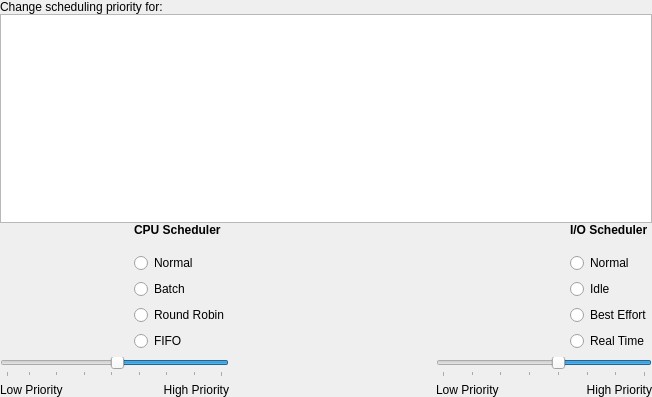
<ui version="4.0" >
 <class>ReniceDlgUi</class>
 <widget class="QWidget" name="ReniceDlgUi" >
  <property name="geometry" >
   <rect>
    <x>0</x>
    <y>0</y>
    <width>652</width>
    <height>397</height>
   </rect>
  </property>
  <layout class="QVBoxLayout" >
   <property name="spacing" >
    <number>0</number>
   </property>
   <property name="margin" >
    <number>0</number>
   </property>
   <item>
    <widget class="QLabel" name="lblMessage1" >
     <property name="text" >
      <string>Change scheduling priority for:</string>
     </property>
     <property name="alignment" >
      <set>Qt::AlignVCenter</set>
     </property>
     <property name="wordWrap" >
      <bool>true</bool>
     </property>
    </widget>
   </item>
   <item>
    <widget class="QListWidget" name="listWidget" >
     <property name="sizePolicy" >
      <sizepolicy vsizetype="Preferred" hsizetype="Preferred" >
       <horstretch>0</horstretch>
       <verstretch>1</verstretch>
      </sizepolicy>
     </property>
     <property name="contextMenuPolicy" >
      <enum>Qt::NoContextMenu</enum>
     </property>
     <property name="selectionMode" >
      <enum>QAbstractItemView::NoSelection</enum>
     </property>
     <property name="uniformItemSizes" >
      <bool>true</bool>
     </property>
    </widget>
   </item>
   <item>
    <layout class="QGridLayout" >
     <item row="0" column="0" >
      <widget class="QLabel" name="imgCPU" >
       <property name="minimumSize" >
        <size>
         <width>128</width>
         <height>128</height>
        </size>
       </property>
       <property name="maximumSize" >
        <size>
         <width>128</width>
         <height>128</height>
        </size>
       </property>
       <property name="text" >
        <string/>
       </property>
       <property name="textFormat" >
        <enum>Qt::AutoText</enum>
       </property>
       <property name="pixmap" >
        <pixmap/>
       </property>
      </widget>
     </item>
     <item row="0" column="1" >
      <layout class="QVBoxLayout" >
       <item>
        <widget class="QLabel" name="label" >
         <property name="font" >
          <font>
           <weight>75</weight>
           <bold>true</bold>
          </font>
         </property>
         <property name="text" >
          <string>CPU Scheduler</string>
         </property>
         <property name="alignment" >
          <set>Qt::AlignLeading|Qt::AlignLeft|Qt::AlignTop</set>
         </property>
        </widget>
       </item>
       <item>
        <widget class="QRadioButton" name="radioNormal" >
         <property name="toolTip" >
          <string>&lt;html>&lt;head>&lt;meta name="qrichtext" content="1" />&lt;style type="text/css">
p, li { white-space: pre-wrap; }
&lt;/style>&lt;/head>&lt;body style=" font-family:'Sans Serif'; font-size:9pt; font-weight:400; font-style:normal;">
&lt;p style=" margin-top:0px; margin-bottom:0px; margin-left:0px; margin-right:0px; -qt-block-indent:0; text-indent:0px;">The standard time-sharing scheduler for processes without special requirements.&lt;/p>&lt;/body>&lt;/html></string>
         </property>
         <property name="whatsThis" >
          <string>&lt;html>&lt;head>&lt;meta name="qrichtext" content="1" />&lt;style type="text/css">
p, li { white-space: pre-wrap; }
&lt;/style>&lt;/head>&lt;body style=" font-family:'Sans Serif'; font-size:9pt; font-weight:400; font-style:normal;">
&lt;p style=" margin-top:0px; margin-bottom:0px; margin-left:0px; margin-right:0px; -qt-block-indent:0; text-indent:0px;">&lt;span style=" font-weight:600;">Normal Scheduling: Default Linux time-sharing  (Other)&lt;/span>&lt;/p>
&lt;p style=" margin-top:0px; margin-bottom:0px; margin-left:0px; margin-right:0px; -qt-block-indent:0; text-indent:0px; font-weight:600;">Normal&lt;span style=" font-weight:400;"> is the standard Linux time-sharing scheduler that is intended for all processes that do not  require special static priority real-time mechanisms. The process to run is chosen from the list of other&lt;/span> Normal&lt;span style=" font-weight:400;"> or &lt;/span>Batch&lt;span style=" font-weight:400;"> processes based on a dynamic priority that is determined only inside this list. The dynamic priority is based on the priority level given and increased for each time-quantum the process is ready to run, but denied to run by the scheduler. This ensures fair progress among all Normal processes.&lt;/span>&lt;/p>&lt;/body>&lt;/html></string>
         </property>
         <property name="text" >
          <string>Normal</string>
         </property>
        </widget>
       </item>
       <item>
        <widget class="QRadioButton" name="radioBatch" >
         <property name="toolTip" >
          <string>&lt;html>&lt;head>&lt;meta name="qrichtext" content="1" />&lt;style type="text/css">
p, li { white-space: pre-wrap; }
&lt;/style>&lt;/head>&lt;body style=" font-family:'Sans Serif'; font-size:9pt; font-weight:400; font-style:normal;">
&lt;p style=" margin-top:0px; margin-bottom:0px; margin-left:0px; margin-right:0px; -qt-block-indent:0; text-indent:0px;">For CPU-intensive non-interactive processes.  Process is mildly disfavored in scheduling decisions.&lt;/p>&lt;/body>&lt;/html></string>
         </property>
         <property name="whatsThis" >
          <string>&lt;html>&lt;head>&lt;meta name="qrichtext" content="1" />&lt;style type="text/css">
p, li { white-space: pre-wrap; }
&lt;/style>&lt;/head>&lt;body style=" font-family:'Sans Serif'; font-size:9pt; font-weight:400; font-style:normal;">
&lt;p style=" margin-top:0px; margin-bottom:0px; margin-left:0px; margin-right:0px; -qt-block-indent:0; text-indent:0px;">&lt;span style=" font-weight:600;">Batch Scheduling&lt;/span>&lt;/p>
&lt;p style=" margin-top:0px; margin-bottom:0px; margin-left:0px; margin-right:0px; -qt-block-indent:0; text-indent:0px; font-weight:600;">&lt;span style=" font-weight:400; font-style:italic;">(Since Linux 2.6.16.)&lt;/span>&lt;span style=" font-weight:400;"> This policy is similar to &lt;/span>Normal&lt;span style=" font-weight:400;">, except that this policy will cause the scheduler to always assume that the process is CPU-intensive.  Consequently, the scheduler will apply a small scheduling penalty so that this process is mildly disfavored in scheduling decisions. This policy is useful for workloads that are non-interactive, but do not want to lower their nice value, and for workloads that want a deterministic scheduling policy without interactivity causing extra preemptions (between the workload's tasks).&lt;/span>&lt;/p>&lt;/body>&lt;/html></string>
         </property>
         <property name="text" >
          <string>Batch</string>
         </property>
        </widget>
       </item>
       <item>
        <widget class="QRadioButton" name="radioRR" >
         <property name="toolTip" >
          <string>&lt;html>&lt;head>&lt;meta name="qrichtext" content="1" />&lt;style type="text/css">
p, li { white-space: pre-wrap; }
&lt;/style>&lt;/head>&lt;body style=" font-family:'Sans Serif'; font-size:9pt; font-weight:400; font-style:normal;">
&lt;p style=" margin-top:0px; margin-bottom:0px; margin-left:0px; margin-right:0px; -qt-block-indent:0; text-indent:0px;">Process will run whenever runnable.  Higher priority than Normal or Batch.  Has Timeslicing.&lt;/p>&lt;/body>&lt;/html></string>
         </property>
         <property name="whatsThis" >
          <string>&lt;html>&lt;head>&lt;meta name="qrichtext" content="1" />&lt;style type="text/css">
p, li { white-space: pre-wrap; }
&lt;/style>&lt;/head>&lt;body style=" font-family:'Sans Serif'; font-size:9pt; font-weight:400; font-style:normal;">
&lt;p style=" margin-top:0px; margin-bottom:0px; margin-left:0px; margin-right:0px; -qt-block-indent:0; text-indent:0px;">&lt;span style=" font-weight:600;">Round Robin Scheduling&lt;/span>&lt;/p>
&lt;p style=" margin-top:0px; margin-bottom:0px; margin-left:0px; margin-right:0px; -qt-block-indent:0; text-indent:0px;">&lt;span style=" font-weight:600;">Round Robin&lt;/span> is a simple enhancement of &lt;span style=" font-weight:600;">FIFO&lt;/span>.  Everything described below for &lt;span style=" font-weight:600;">FIFO&lt;/span> also applies to &lt;span style=" font-weight:600;">Round Robin&lt;/span>, except that each process is only allowed to run for a maximum time quantum.&lt;/p>&lt;/body>&lt;/html></string>
         </property>
         <property name="text" >
          <string>Round Robin</string>
         </property>
        </widget>
       </item>
       <item>
        <widget class="QRadioButton" name="radioFIFO" >
         <property name="toolTip" >
          <string>&lt;html>&lt;head>&lt;meta name="qrichtext" content="1" />&lt;style type="text/css">
p, li { white-space: pre-wrap; }
&lt;/style>&lt;/head>&lt;body style=" font-family:'Sans Serif'; font-size:9pt; font-weight:400; font-style:normal;">
&lt;p style=" margin-top:0px; margin-bottom:0px; margin-left:0px; margin-right:0px; -qt-block-indent:0; text-indent:0px;">Process will run whenever runnable.  Higher priority than Normal or Batch.  No timeslicing.&lt;/p>&lt;/body>&lt;/html></string>
         </property>
         <property name="whatsThis" >
          <string>&lt;html>&lt;head>&lt;meta name="qrichtext" content="1" />&lt;style type="text/css">
p, li { white-space: pre-wrap; }
&lt;/style>&lt;/head>&lt;body style=" font-family:'Sans Serif'; font-size:9pt; font-weight:400; font-style:normal;">
&lt;p style=" margin-top:0px; margin-bottom:0px; margin-left:0px; margin-right:0px; -qt-block-indent:0; text-indent:0px;">&lt;span style=" font-weight:600;">First In-First Out Scheduling&lt;/span>&lt;/p>
&lt;p style=" margin-top:0px; margin-bottom:0px; margin-left:0px; margin-right:0px; -qt-block-indent:0; text-indent:0px;">When  a  &lt;span style=" font-weight:600;">FIFO&lt;/span> process  becomes  runnable,  it  will always immediately preempt any currently running &lt;span style=" font-weight:600;">Normal&lt;/span> or &lt;span style=" font-weight:600;">Batch&lt;/span> process.&lt;/p>&lt;/body>&lt;/html></string>
         </property>
         <property name="text" >
          <string>FIFO</string>
         </property>
        </widget>
       </item>
      </layout>
     </item>
     <item row="0" column="2" >
      <spacer>
       <property name="orientation" >
        <enum>Qt::Horizontal</enum>
       </property>
       <property name="sizeType" >
        <enum>QSizePolicy::MinimumExpanding</enum>
       </property>
       <property name="sizeHint" stdset="0" >
        <size>
         <width>40</width>
         <height>20</height>
        </size>
       </property>
      </spacer>
     </item>
     <item row="0" column="3" >
      <widget class="QLabel" name="imgIO" >
       <property name="minimumSize" >
        <size>
         <width>128</width>
         <height>128</height>
        </size>
       </property>
       <property name="maximumSize" >
        <size>
         <width>128</width>
         <height>128</height>
        </size>
       </property>
       <property name="text" >
        <string/>
       </property>
       <property name="pixmap" >
        <pixmap/>
       </property>
      </widget>
     </item>
     <item row="0" column="4" >
      <layout class="QVBoxLayout" >
       <item>
        <widget class="QLabel" name="label_3" >
         <property name="maximumSize" >
          <size>
           <width>16777215</width>
           <height>26</height>
          </size>
         </property>
         <property name="font" >
          <font>
           <weight>75</weight>
           <bold>true</bold>
          </font>
         </property>
         <property name="text" >
          <string>I/O Scheduler</string>
         </property>
         <property name="alignment" >
          <set>Qt::AlignLeading|Qt::AlignLeft|Qt::AlignTop</set>
         </property>
        </widget>
       </item>
       <item>
        <widget class="QRadioButton" name="radioIONormal" >
         <property name="toolTip" >
          <string>&lt;html>&lt;head>&lt;meta name="qrichtext" content="1" />&lt;style type="text/css">
p, li { white-space: pre-wrap; }
&lt;/style>&lt;/head>&lt;body style=" font-family:'Sans Serif'; font-size:9pt; font-weight:400; font-style:normal;">
&lt;p style=" margin-top:0px; margin-bottom:0px; margin-left:0px; margin-right:0px; -qt-block-indent:0; text-indent:0px;">Process's priority is based on the CPU priority&lt;/p>&lt;/body>&lt;/html></string>
         </property>
         <property name="whatsThis" >
          <string>&lt;html>&lt;head>&lt;meta name="qrichtext" content="1" />&lt;style type="text/css">
p, li { white-space: pre-wrap; }
&lt;/style>&lt;/head>&lt;body style=" font-family:'Sans Serif'; font-size:9pt; font-weight:400; font-style:normal;">
&lt;p style=" margin-top:0px; margin-bottom:0px; margin-left:0px; margin-right:0px; -qt-block-indent:0; text-indent:0px;">&lt;span style=" font-weight:600;">Normal Scheduling&lt;/span>&lt;/p>
&lt;p style=" margin-top:0px; margin-bottom:0px; margin-left:0px; margin-right:0px; -qt-block-indent:0; text-indent:0px;">This is the same as &lt;span style=" font-weight:600;">Best Effort&lt;/span> scheduling, except that the priority is calculated automatically based on the CPU priority.  Processes with a higher priority will take priority for access to the hard disk.  Programs running at the same &lt;span style=" font-weight:600;">Best Effort/Normal&lt;/span> priority are served in a &lt;span style=" font-weight:600;">Round Robin&lt;/span> fashion.&lt;/p>&lt;/body>&lt;/html></string>
         </property>
         <property name="text" >
          <string>Normal</string>
         </property>
        </widget>
       </item>
       <item>
        <widget class="QRadioButton" name="radioIdle" >
         <property name="toolTip" >
          <string>&lt;html>&lt;head>&lt;meta name="qrichtext" content="1" />&lt;style type="text/css">
p, li { white-space: pre-wrap; }
&lt;/style>&lt;/head>&lt;body style=" font-family:'Sans Serif'; font-size:9pt; font-weight:400; font-style:normal;">
&lt;p style=" margin-top:0px; margin-bottom:0px; margin-left:0px; margin-right:0px; -qt-block-indent:0; text-indent:0px;">Process can only use the hard disk when no other process has used it very recently.&lt;/p>&lt;/body>&lt;/html></string>
         </property>
         <property name="whatsThis" >
          <string>&lt;html>&lt;head>&lt;meta name="qrichtext" content="1" />&lt;style type="text/css">
p, li { white-space: pre-wrap; }
&lt;/style>&lt;/head>&lt;body style=" font-family:'Sans Serif'; font-size:9pt; font-weight:400; font-style:normal;">
&lt;p style=" margin-top:0px; margin-bottom:0px; margin-left:0px; margin-right:0px; -qt-block-indent:0; text-indent:0px;">&lt;span style=" font-weight:600;">Idle Scheduling&lt;/span>&lt;/p>
&lt;p style=" margin-top:0px; margin-bottom:0px; margin-left:0px; margin-right:0px; -qt-block-indent:0; text-indent:0px;">A  program running with &lt;span style=" font-weight:600;">Idle&lt;/span> I/O priority will only get disk time when no other program has asked for disk I/O for a defined grace period. The impact of &lt;span style=" font-weight:600;">Idle&lt;/span> I/O processes on normal system activity should be zero. Priority is not applicable to this scheduling class.&lt;/p>&lt;/body>&lt;/html></string>
         </property>
         <property name="text" >
          <string>Idle</string>
         </property>
        </widget>
       </item>
       <item>
        <widget class="QRadioButton" name="radioBestEffort" >
         <property name="toolTip" >
          <string>&lt;html>&lt;head>&lt;meta name="qrichtext" content="1" />&lt;style type="text/css">
p, li { white-space: pre-wrap; }
&lt;/style>&lt;/head>&lt;body style=" font-family:'Sans Serif'; font-size:9pt; font-weight:400; font-style:normal;">
&lt;p style=" margin-top:0px; margin-bottom:0px; margin-left:0px; margin-right:0px; -qt-block-indent:0; text-indent:0px;">Process is given higher priority to access the hard disk than Normal.&lt;/p>&lt;/body>&lt;/html></string>
         </property>
         <property name="whatsThis" >
          <string>&lt;html>&lt;head>&lt;meta name="qrichtext" content="1" />&lt;style type="text/css">
p, li { white-space: pre-wrap; }
&lt;/style>&lt;/head>&lt;body style=" font-family:'Sans Serif'; font-size:9pt; font-weight:400; font-style:normal;">
&lt;p style=" margin-top:0px; margin-bottom:0px; margin-left:0px; margin-right:0px; -qt-block-indent:0; text-indent:0px;">&lt;span style=" font-weight:600;">Best Effort Scheduling&lt;/span>&lt;/p>
&lt;p style=" margin-top:0px; margin-bottom:0px; margin-left:0px; margin-right:0px; -qt-block-indent:0; text-indent:0px;">Processes with a higher priority will take priority for access to the hard disk.  Programs running at the same &lt;span style=" font-weight:600;">Best Effort/Normal&lt;/span> priority are served in a &lt;span style=" font-weight:600;">Round Robin&lt;/span> fashion.&lt;/p>&lt;/body>&lt;/html></string>
         </property>
         <property name="text" >
          <string>Best Effort</string>
         </property>
        </widget>
       </item>
       <item>
        <widget class="QRadioButton" name="radioRealTime" >
         <property name="toolTip" >
          <string>&lt;html>&lt;head>&lt;meta name="qrichtext" content="1" />&lt;style type="text/css">
p, li { white-space: pre-wrap; }
&lt;/style>&lt;/head>&lt;body style=" font-family:'Sans Serif'; font-size:9pt; font-weight:400; font-style:normal;">
&lt;p style=" margin-top:0px; margin-bottom:0px; margin-left:0px; margin-right:0px; -qt-block-indent:0; text-indent:0px;">Process gets immediate access to the hard disk whenever needed, regardless of what else is going on.&lt;/p>&lt;/body>&lt;/html></string>
         </property>
         <property name="whatsThis" >
          <string>&lt;html>&lt;head>&lt;meta name="qrichtext" content="1" />&lt;style type="text/css">
p, li { white-space: pre-wrap; }
&lt;/style>&lt;/head>&lt;body style=" font-family:'Sans Serif'; font-size:9pt; font-weight:400; font-style:normal;">
&lt;p style=" margin-top:0px; margin-bottom:0px; margin-left:0px; margin-right:0px; -qt-block-indent:0; text-indent:0px;">&lt;span style=" font-weight:600;">Real Time Scheduling&lt;/span>&lt;/p>
&lt;p style=" margin-top:0px; margin-bottom:0px; margin-left:0px; margin-right:0px; -qt-block-indent:0; text-indent:0px;">The &lt;span style=" font-weight:600;">Real Time&lt;/span> scheduling class is given first access to the disk, regardless of what else is going on in the system. Thus the &lt;span style=" font-weight:600;">Real Time&lt;/span> class needs to be used with some care,  as  it  can  starve other processes. As with the &lt;span style=" font-weight:600;">Best Effort&lt;/span> class, 8 priority levels are defined denoting how big a time slice a given process will receive on each scheduling window&lt;/p>&lt;/body>&lt;/html></string>
         </property>
         <property name="text" >
          <string>Real Time</string>
         </property>
        </widget>
       </item>
      </layout>
     </item>
     <item row="1" column="0" colspan="2" >
      <layout class="QGridLayout" >
       <item row="0" column="0" colspan="2" >
        <widget class="QSlider" name="sliderCPU" >
         <property name="minimum" >
          <number>-19</number>
         </property>
         <property name="maximum" >
          <number>20</number>
         </property>
         <property name="value" >
          <number>0</number>
         </property>
         <property name="orientation" >
          <enum>Qt::Horizontal</enum>
         </property>
         <property name="invertedAppearance" >
          <bool>true</bool>
         </property>
         <property name="tickPosition" >
          <enum>QSlider::TicksBelow</enum>
         </property>
         <property name="tickInterval" >
          <number>5</number>
         </property>
        </widget>
       </item>
       <item row="1" column="0" >
        <widget class="QLabel" name="lblCpuLow" >
         <property name="text" >
          <string>Low Priority</string>
         </property>
        </widget>
       </item>
       <item row="1" column="1" >
        <widget class="QLabel" name="lblCpuHigh" >
         <property name="text" >
          <string>High Priority</string>
         </property>
         <property name="alignment" >
          <set>Qt::AlignRight|Qt::AlignTrailing|Qt::AlignVCenter</set>
         </property>
        </widget>
       </item>
      </layout>
     </item>
     <item row="1" column="2" >
      <spacer>
       <property name="orientation" >
        <enum>Qt::Horizontal</enum>
       </property>
       <property name="sizeType" >
        <enum>QSizePolicy::MinimumExpanding</enum>
       </property>
       <property name="sizeHint" stdset="0" >
        <size>
         <width>40</width>
         <height>20</height>
        </size>
       </property>
      </spacer>
     </item>
     <item row="1" column="3" colspan="2" >
      <layout class="QGridLayout" >
       <item row="0" column="0" colspan="2" >
        <widget class="QSlider" name="sliderIO" >
         <property name="maximum" >
          <number>7</number>
         </property>
         <property name="pageStep" >
          <number>1</number>
         </property>
         <property name="value" >
          <number>3</number>
         </property>
         <property name="sliderPosition" >
          <number>3</number>
         </property>
         <property name="orientation" >
          <enum>Qt::Horizontal</enum>
         </property>
         <property name="invertedAppearance" >
          <bool>true</bool>
         </property>
         <property name="tickPosition" >
          <enum>QSlider::TicksBelow</enum>
         </property>
         <property name="tickInterval" >
          <number>1</number>
         </property>
        </widget>
       </item>
       <item row="1" column="0" >
        <widget class="QLabel" name="lblIOLow" >
         <property name="text" >
          <string>Low Priority</string>
         </property>
        </widget>
       </item>
       <item row="1" column="1" >
        <widget class="QLabel" name="lblIOHigh" >
         <property name="text" >
          <string>High Priority</string>
         </property>
         <property name="alignment" >
          <set>Qt::AlignRight|Qt::AlignTrailing|Qt::AlignVCenter</set>
         </property>
        </widget>
       </item>
      </layout>
     </item>
    </layout>
   </item>
  </layout>
 </widget>
 <layoutdefault spacing="6" margin="11" />
 <tabstops>
  <tabstop>listWidget</tabstop>
 </tabstops>
 <resources/>
 <connections/>
</ui>
